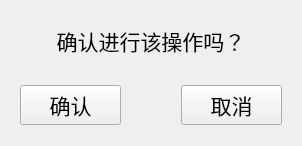
<?xml version="1.0" encoding="UTF-8"?>
<ui version="4.0">
 <class>Form</class>
 <widget class="QWidget" name="Form">
  <property name="geometry">
   <rect>
    <x>0</x>
    <y>0</y>
    <width>302</width>
    <height>146</height>
   </rect>
  </property>
  <property name="minimumSize">
   <size>
    <width>0</width>
    <height>100</height>
   </size>
  </property>
  <property name="windowTitle">
   <string>Form</string>
  </property>
  <layout class="QVBoxLayout" name="verticalLayout">
   <item>
    <widget class="QLabel" name="text">
     <property name="font">
      <font>
       <pointsize>16</pointsize>
      </font>
     </property>
     <property name="text">
      <string>确认进行该操作吗？</string>
     </property>
     <property name="alignment">
      <set>Qt::AlignCenter</set>
     </property>
    </widget>
   </item>
   <item>
    <widget class="QWidget" name="widget" native="true">
     <property name="minimumSize">
      <size>
       <width>0</width>
       <height>0</height>
      </size>
     </property>
     <layout class="QHBoxLayout" name="horizontalLayout">
      <property name="spacing">
       <number>60</number>
      </property>
      <item>
       <widget class="QPushButton" name="yes_button">
        <property name="font">
         <font>
          <pointsize>16</pointsize>
         </font>
        </property>
        <property name="text">
         <string>确认</string>
        </property>
       </widget>
      </item>
      <item>
       <widget class="QPushButton" name="no_button">
        <property name="font">
         <font>
          <pointsize>16</pointsize>
         </font>
        </property>
        <property name="text">
         <string>取消</string>
        </property>
       </widget>
      </item>
     </layout>
    </widget>
   </item>
  </layout>
 </widget>
 <resources/>
 <connections/>
</ui>
